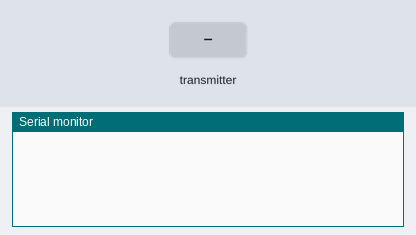
Simulated run of this sketch. Board: Arduino Uno, built with avr-gcc and run on an emulated ATmega328P. Shown: the last lines printed to the serial monitor. Inputs (shaded band) come from the test bench. No radio packets arrive unless stated.

Above: at 1.2 s.
1.3 s: the transmitter starts sending s1 = 0
At 1.84 s:
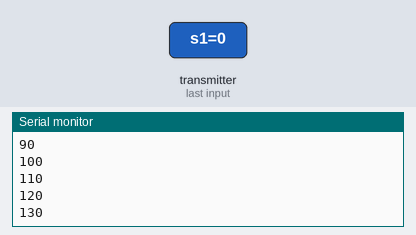
2.8 s: the transmitter starts sending s2 = 256
4.3 s: the transmitter starts sending s3 = 256
5.8 s: the transmitter starts sending s4 = 256
At 7.13 s:
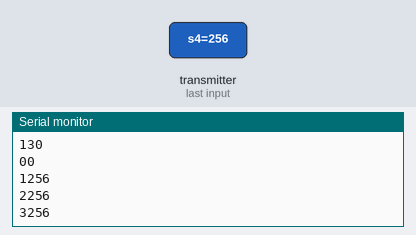
7.3 s: the transmitter starts sending s5 = 25
8.8 s: the transmitter starts sending s6 = 25
Timing chart, 0 to 11.3 s (numbered marks = the images above; inputs shaded):
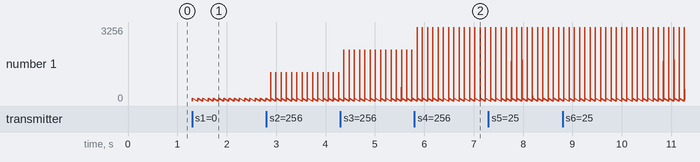

The sketch:

nrfreceiverUpdate.ino
```cpp
#include <SPI.h>
#include <printf.h>
#include <RF24.h>

// instantiate an object for the nRF24L01 transceiver
RF24 radio(7, 8); // using pin 7 for the CE pin, and pin 8 for the CSN pin

struct parcel {
  uint16_t s1;
  uint16_t s2;
  uint16_t s3;
  uint16_t s4;
  double s5;
  double s6;
  uint8_t s7;
  int s8;
  int s9;
  unsigned long t;
  unsigned long tavg;
  uint8_t _success;
  uint8_t _fail;
  uint8_t _ratio;
};

parcel myParcel;

struct res {
  char ok[2];
};

res setRes;
// Let these addresses be used for the pair
uint8_t address[][6] = {"1Node", "2Node"};
//bool radioNumber = 0; // 0 uses address[0] to transmit, 1 uses address[1] to transmit
//bool role = false;

void setup() {

  Serial.begin(2000000);
  while (!Serial) {
    // some boards need to wait to ensure access to serial over USB
  }
  // initialize the transceiver on the SPI bus
  if (!radio.begin()) {
    Serial.println(F("radio hardware is not responding!!"));
    while (1) {} // hold in infinite loop
  }
  radio.setDataRate(RF24_2MBPS);
  //  radio.setPALevel(RF24_PA_LOW);  // RF24_PA_MAX is default.
  radio.enableDynamicPayloads() ;
  radio.openWritingPipe(address[0]);
  radio.openReadingPipe(1, address[1]); // using pipe 1

  radio.startListening(); // put radio in RX mode
  //  }

  // For debugging info
  // printf_begin();             // needed only once for printing details
  // radio.printDetails();       // (smaller) function that prints raw register values
  // radio.printPrettyDetails(); // (larger) function that prints human readable data

} // setup

void loop() {
  uint8_t pipe;
  if (radio.available(&pipe)) {             // is there a payload? get the pipe number that recieved it
    uint8_t bytes = radio.getDynamicPayloadSize(); // get the size of the payload
    radio.read(&myParcel, bytes);            // fetch payload from FIFO
    //    Serial.print(F("Received "));
    //    Serial.println(bytes);
    memcpy(setRes.ok , "ok", 2);
    printAll();
    radio.stopListening();
    radio.write( &setRes, sizeof(setRes) );
    // Serial.print("Sent response ");
    // Now, resume listening so we catch the next packets.
    radio.startListening();
  }
} // loop

void printAll() {
  Serial.print("0");
  Serial.println(myParcel.s1);
  Serial.print("1");// print the payload's value
  Serial.println(myParcel.s2);
  Serial.print("2");
  Serial.println(myParcel.s3);
  Serial.print("3");
  Serial.println(myParcel.s4);
  Serial.print("4");
  Serial.println(myParcel.s5);
  Serial.print("5");
  Serial.println(myParcel.s6);
  Serial.print("6");
  Serial.println(myParcel.s7);
  Serial.print("7");
  Serial.println(myParcel.s8);
  Serial.print("8");
  Serial.println(myParcel.s9);
  Serial.print("9");
  Serial.println(myParcel.t);
  Serial.print("10");
  Serial.println(myParcel.tavg);
  Serial.print("11");
  Serial.println(myParcel._success);
  Serial.print("12");
  Serial.println(myParcel._fail);
  Serial.print("13");
  Serial.println(myParcel._ratio);
  delay(100);
}
```

Measured:
- after the input at 1.3 s, the serial monitor: prints a new line at once (image 1)
- after the input at 5.8 s, the serial monitor: prints a new line after 0.06 s (image 2)
